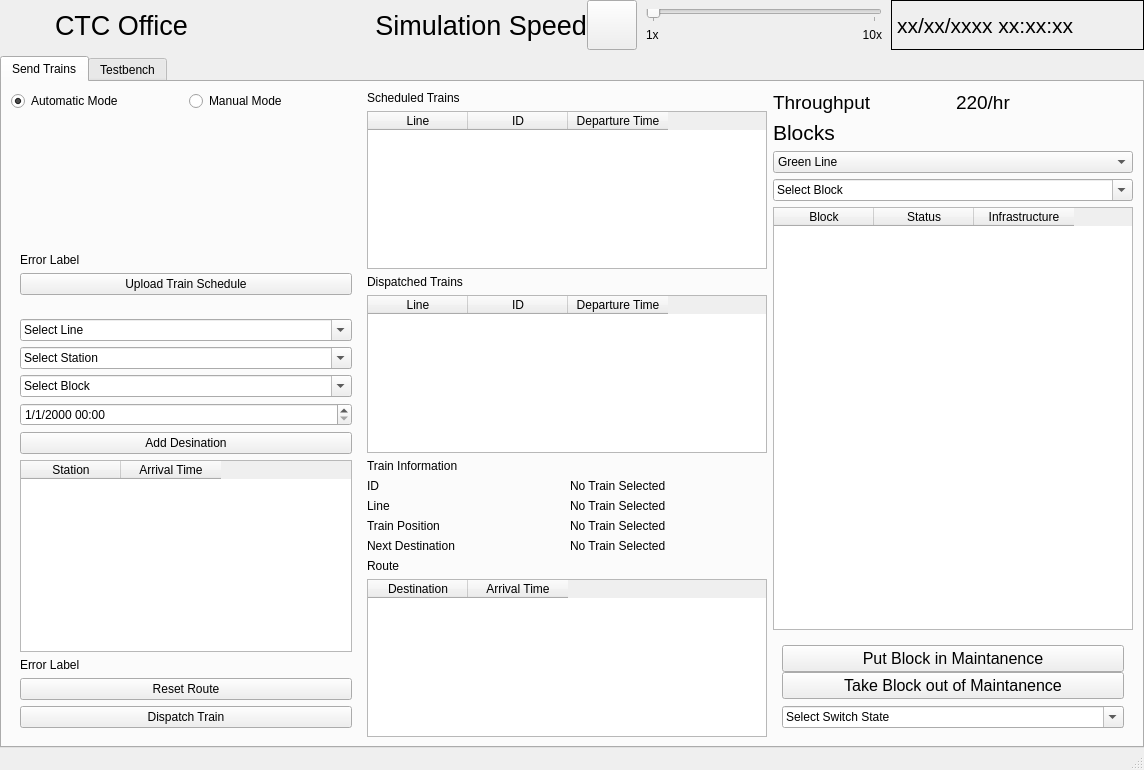
<?xml version="1.0" encoding="UTF-8"?>
<ui version="4.0">
 <class>MainWindow</class>
 <widget class="QMainWindow" name="MainWindow">
  <property name="enabled">
   <bool>true</bool>
  </property>
  <property name="geometry">
   <rect>
    <x>0</x>
    <y>0</y>
    <width>1144</width>
    <height>770</height>
   </rect>
  </property>
  <property name="windowTitle">
   <string>MainWindow</string>
  </property>
  <widget class="QWidget" name="centralwidget">
   <property name="font">
    <font>
     <kerning>true</kerning>
    </font>
   </property>
   <property name="autoFillBackground">
    <bool>true</bool>
   </property>
   <layout class="QGridLayout" name="gridLayout_3">
    <property name="leftMargin">
     <number>0</number>
    </property>
    <property name="topMargin">
     <number>0</number>
    </property>
    <property name="rightMargin">
     <number>0</number>
    </property>
    <property name="bottomMargin">
     <number>0</number>
    </property>
    <item row="0" column="0">
     <widget class="QWidget" name="header_layout" native="true">
      <property name="sizePolicy">
       <sizepolicy hsizetype="Preferred" vsizetype="Fixed">
        <horstretch>0</horstretch>
        <verstretch>0</verstretch>
       </sizepolicy>
      </property>
      <property name="maximumSize">
       <size>
        <width>16777215</width>
        <height>50</height>
       </size>
      </property>
      <property name="baseSize">
       <size>
        <width>0</width>
        <height>16</height>
       </size>
      </property>
      <layout class="QHBoxLayout" name="menu">
       <property name="spacing">
        <number>0</number>
       </property>
       <property name="leftMargin">
        <number>0</number>
       </property>
       <property name="topMargin">
        <number>0</number>
       </property>
       <property name="rightMargin">
        <number>0</number>
       </property>
       <property name="bottomMargin">
        <number>0</number>
       </property>
       <item>
        <widget class="QLabel" name="header_icon">
         <property name="maximumSize">
          <size>
           <width>55</width>
           <height>16777215</height>
          </size>
         </property>
         <property name="text">
          <string/>
         </property>
         <property name="pixmap">
          <pixmap>images/AuroraLogo.jpg</pixmap>
         </property>
         <property name="scaledContents">
          <bool>true</bool>
         </property>
        </widget>
       </item>
       <item>
        <widget class="QLabel" name="header_ctc_label">
         <property name="font">
          <font>
           <pointsize>20</pointsize>
           <kerning>true</kerning>
          </font>
         </property>
         <property name="text">
          <string>CTC Office</string>
         </property>
        </widget>
       </item>
       <item>
        <spacer name="header_spacer">
         <property name="orientation">
          <enum>Qt::Horizontal</enum>
         </property>
         <property name="sizeType">
          <enum>QSizePolicy::Preferred</enum>
         </property>
         <property name="sizeHint" stdset="0">
          <size>
           <width>25</width>
           <height>20</height>
          </size>
         </property>
        </spacer>
       </item>
       <item>
        <widget class="QLabel" name="header_simulation_label">
         <property name="font">
          <font>
           <pointsize>20</pointsize>
           <kerning>true</kerning>
          </font>
         </property>
         <property name="text">
          <string>Simulation Speed</string>
         </property>
         <property name="alignment">
          <set>Qt::AlignRight|Qt::AlignTrailing|Qt::AlignVCenter</set>
         </property>
        </widget>
       </item>
       <item>
        <widget class="QPushButton" name="header_pause_button">
         <property name="sizePolicy">
          <sizepolicy hsizetype="Fixed" vsizetype="Fixed">
           <horstretch>0</horstretch>
           <verstretch>0</verstretch>
          </sizepolicy>
         </property>
         <property name="minimumSize">
          <size>
           <width>50</width>
           <height>50</height>
          </size>
         </property>
         <property name="text">
          <string/>
         </property>
         <property name="iconSize">
          <size>
           <width>50</width>
           <height>50</height>
          </size>
         </property>
        </widget>
       </item>
       <item>
        <widget class="QWidget" name="header_simulation_layout" native="true">
         <layout class="QGridLayout" name="gridLayout_4">
          <item row="0" column="0" colspan="3">
           <widget class="QSlider" name="simulation_slider">
            <property name="minimum">
             <number>1</number>
            </property>
            <property name="maximum">
             <number>10</number>
            </property>
            <property name="value">
             <number>1</number>
            </property>
            <property name="orientation">
             <enum>Qt::Horizontal</enum>
            </property>
            <property name="tickPosition">
             <enum>QSlider::TicksBelow</enum>
            </property>
           </widget>
          </item>
          <item row="1" column="2">
           <widget class="QLabel" name="simulation_10_label">
            <property name="text">
             <string>10x</string>
            </property>
            <property name="alignment">
             <set>Qt::AlignRight|Qt::AlignTrailing|Qt::AlignVCenter</set>
            </property>
           </widget>
          </item>
          <item row="1" column="0">
           <widget class="QLabel" name="simulation_1_label">
            <property name="text">
             <string>1x</string>
            </property>
            <property name="alignment">
             <set>Qt::AlignLeading|Qt::AlignLeft|Qt::AlignVCenter</set>
            </property>
           </widget>
          </item>
         </layout>
        </widget>
       </item>
       <item>
        <widget class="QLabel" name="header_time_display">
         <property name="font">
          <font>
           <pointsize>16</pointsize>
           <kerning>true</kerning>
          </font>
         </property>
         <property name="frameShape">
          <enum>QFrame::Box</enum>
         </property>
         <property name="text">
          <string>xx/xx/xxxx xx:xx:xx</string>
         </property>
        </widget>
       </item>
      </layout>
     </widget>
    </item>
    <item row="1" column="0">
     <widget class="QTabWidget" name="tabWidget">
      <property name="sizePolicy">
       <sizepolicy hsizetype="Expanding" vsizetype="Expanding">
        <horstretch>0</horstretch>
        <verstretch>0</verstretch>
       </sizepolicy>
      </property>
      <property name="currentIndex">
       <number>0</number>
      </property>
      <widget class="QWidget" name="SendTrains">
       <attribute name="title">
        <string>Send Trains</string>
       </attribute>
       <layout class="QGridLayout" name="gridLayout_2">
        <item row="0" column="0">
         <layout class="QGridLayout" name="Send_Train_Layout" columnstretch="0,1,2">
          <item row="0" column="0">
           <layout class="QGridLayout" name="Send_Train_Modes">
            <item row="0" column="1">
             <widget class="QRadioButton" name="send_manual_button">
              <property name="text">
               <string>Manual Mode</string>
              </property>
              <attribute name="buttonGroup">
               <string notr="true">buttonGroup</string>
              </attribute>
             </widget>
            </item>
            <item row="1" column="0" colspan="2">
             <widget class="QWidget" name="Automatic_Layout" native="true">
              <property name="sizePolicy">
               <sizepolicy hsizetype="MinimumExpanding" vsizetype="Preferred">
                <horstretch>0</horstretch>
                <verstretch>0</verstretch>
               </sizepolicy>
              </property>
              <property name="minimumSize">
               <size>
                <width>350</width>
                <height>0</height>
               </size>
              </property>
              <layout class="QGridLayout" name="gridLayout_5">
               <item row="0" column="1">
                <spacer name="automatic_vert_spacer">
                 <property name="orientation">
                  <enum>Qt::Vertical</enum>
                 </property>
                 <property name="sizeHint" stdset="0">
                  <size>
                   <width>20</width>
                   <height>40</height>
                  </size>
                 </property>
                </spacer>
               </item>
               <item row="1" column="1">
                <widget class="QLabel" name="automatic_error_label">
                 <property name="text">
                  <string>Error Label</string>
                 </property>
                </widget>
               </item>
               <item row="2" column="1">
                <widget class="QPushButton" name="automatic_upload_button">
                 <property name="text">
                  <string>Upload Train Schedule</string>
                 </property>
                </widget>
               </item>
              </layout>
             </widget>
            </item>
            <item row="0" column="0">
             <widget class="QRadioButton" name="send_automatic_button">
              <property name="text">
               <string>Automatic Mode</string>
              </property>
              <property name="checkable">
               <bool>true</bool>
              </property>
              <property name="checked">
               <bool>true</bool>
              </property>
              <attribute name="buttonGroup">
               <string notr="true">buttonGroup</string>
              </attribute>
             </widget>
            </item>
            <item row="2" column="0" colspan="2">
             <widget class="QWidget" name="Manual_Layout" native="true">
              <property name="sizePolicy">
               <sizepolicy hsizetype="MinimumExpanding" vsizetype="Preferred">
                <horstretch>0</horstretch>
                <verstretch>0</verstretch>
               </sizepolicy>
              </property>
              <property name="minimumSize">
               <size>
                <width>350</width>
                <height>0</height>
               </size>
              </property>
              <layout class="QGridLayout" name="Manual_Dispatch_Layout">
               <item row="2" column="0">
                <widget class="QComboBox" name="manual_train_block_input">
                 <property name="editable">
                  <bool>true</bool>
                 </property>
                 <property name="currentText">
                  <string>Select Block</string>
                 </property>
                 <property name="insertPolicy">
                  <enum>QComboBox::NoInsert</enum>
                 </property>
                </widget>
               </item>
               <item row="5" column="0">
                <widget class="QPushButton" name="manual_train_destination_button">
                 <property name="text">
                  <string>Add Desination</string>
                 </property>
                </widget>
               </item>
               <item row="9" column="0">
                <widget class="QPushButton" name="manual_train_dispatch_button">
                 <property name="text">
                  <string>Dispatch Train</string>
                 </property>
                </widget>
               </item>
               <item row="4" column="0">
                <widget class="QDateTimeEdit" name="manual_train_time_input">
                 <property name="displayFormat">
                  <string>M/d/yyyy hh:mm</string>
                 </property>
                </widget>
               </item>
               <item row="0" column="0">
                <widget class="QComboBox" name="manual_train_line_input">
                 <property name="editable">
                  <bool>true</bool>
                 </property>
                 <property name="currentText">
                  <string>Select Line</string>
                 </property>
                 <property name="insertPolicy">
                  <enum>QComboBox::NoInsert</enum>
                 </property>
                 <property name="placeholderText">
                  <string notr="true">Select Line</string>
                 </property>
                 <item>
                  <property name="text">
                   <string>Green Line</string>
                  </property>
                 </item>
                 <item>
                  <property name="text">
                   <string>Red Line</string>
                  </property>
                 </item>
                </widget>
               </item>
               <item row="7" column="0">
                <widget class="QLabel" name="manual_error_label">
                 <property name="text">
                  <string>Error Label</string>
                 </property>
                 <property name="wordWrap">
                  <bool>true</bool>
                 </property>
                </widget>
               </item>
               <item row="8" column="0">
                <widget class="QPushButton" name="manual_reset_button">
                 <property name="text">
                  <string>Reset Route</string>
                 </property>
                </widget>
               </item>
               <item row="1" column="0">
                <widget class="QComboBox" name="manual_train_station_input">
                 <property name="editable">
                  <bool>true</bool>
                 </property>
                 <property name="currentText">
                  <string>Select Station</string>
                 </property>
                 <property name="insertPolicy">
                  <enum>QComboBox::NoInsert</enum>
                 </property>
                </widget>
               </item>
               <item row="6" column="0">
                <widget class="QTableWidget" name="manual_route_table">
                 <property name="editTriggers">
                  <set>QAbstractItemView::NoEditTriggers</set>
                 </property>
                 <column>
                  <property name="text">
                   <string>Station</string>
                  </property>
                 </column>
                 <column>
                  <property name="text">
                   <string>Arrival Time</string>
                  </property>
                 </column>
                </widget>
               </item>
              </layout>
             </widget>
            </item>
           </layout>
          </item>
          <item row="0" column="1">
           <layout class="QGridLayout" name="train_layout">
            <item row="5" column="1">
             <widget class="QLabel" name="train_id_display">
              <property name="text">
               <string>No Train Selected</string>
              </property>
             </widget>
            </item>
            <item row="2" column="0" colspan="2">
             <widget class="QLabel" name="train_dispatch_label">
              <property name="text">
               <string>Dispatched Trains</string>
              </property>
             </widget>
            </item>
            <item row="1" column="0" colspan="2">
             <widget class="QTableWidget" name="train_schedule_table">
              <property name="sizePolicy">
               <sizepolicy hsizetype="MinimumExpanding" vsizetype="Expanding">
                <horstretch>0</horstretch>
                <verstretch>0</verstretch>
               </sizepolicy>
              </property>
              <property name="minimumSize">
               <size>
                <width>400</width>
                <height>0</height>
               </size>
              </property>
              <property name="editTriggers">
               <set>QAbstractItemView::NoEditTriggers</set>
              </property>
              <column>
               <property name="text">
                <string>Line</string>
               </property>
              </column>
              <column>
               <property name="text">
                <string>ID</string>
               </property>
              </column>
              <column>
               <property name="text">
                <string>Departure Time</string>
               </property>
              </column>
             </widget>
            </item>
            <item row="10" column="0" colspan="2">
             <widget class="QTableWidget" name="train_route_table">
              <property name="editTriggers">
               <set>QAbstractItemView::NoEditTriggers</set>
              </property>
              <column>
               <property name="text">
                <string>Destination</string>
               </property>
              </column>
              <column>
               <property name="text">
                <string>Arrival Time</string>
               </property>
              </column>
             </widget>
            </item>
            <item row="8" column="1">
             <widget class="QLabel" name="train_destination_display">
              <property name="text">
               <string>No Train Selected</string>
              </property>
             </widget>
            </item>
            <item row="6" column="0">
             <widget class="QLabel" name="train_line_label">
              <property name="text">
               <string>Line</string>
              </property>
             </widget>
            </item>
            <item row="0" column="0" colspan="2">
             <widget class="QLabel" name="train_schedule_label">
              <property name="text">
               <string>Scheduled Trains</string>
              </property>
             </widget>
            </item>
            <item row="3" column="0" colspan="2">
             <widget class="QTableWidget" name="train_dispatch_table">
              <property name="sizePolicy">
               <sizepolicy hsizetype="MinimumExpanding" vsizetype="Expanding">
                <horstretch>0</horstretch>
                <verstretch>0</verstretch>
               </sizepolicy>
              </property>
              <property name="minimumSize">
               <size>
                <width>400</width>
                <height>0</height>
               </size>
              </property>
              <property name="editTriggers">
               <set>QAbstractItemView::NoEditTriggers</set>
              </property>
              <column>
               <property name="text">
                <string>Line</string>
               </property>
              </column>
              <column>
               <property name="text">
                <string>ID</string>
               </property>
              </column>
              <column>
               <property name="text">
                <string>Departure Time</string>
               </property>
              </column>
             </widget>
            </item>
            <item row="4" column="0" colspan="2">
             <widget class="QLabel" name="train_info_label">
              <property name="text">
               <string>Train Information</string>
              </property>
             </widget>
            </item>
            <item row="9" column="0" colspan="2">
             <widget class="QLabel" name="train_route_label">
              <property name="text">
               <string>Route</string>
              </property>
             </widget>
            </item>
            <item row="8" column="0">
             <widget class="QLabel" name="train_destination_label">
              <property name="text">
               <string>Next Destination</string>
              </property>
             </widget>
            </item>
            <item row="6" column="1">
             <widget class="QLabel" name="train_line_display">
              <property name="text">
               <string>No Train Selected</string>
              </property>
             </widget>
            </item>
            <item row="7" column="1">
             <widget class="QLabel" name="train_position_display">
              <property name="text">
               <string>No Train Selected</string>
              </property>
             </widget>
            </item>
            <item row="5" column="0">
             <widget class="QLabel" name="train_id_label">
              <property name="text">
               <string>ID</string>
              </property>
             </widget>
            </item>
            <item row="7" column="0">
             <widget class="QLabel" name="train_position_label">
              <property name="text">
               <string>Train Position</string>
              </property>
             </widget>
            </item>
           </layout>
          </item>
          <item row="0" column="2">
           <layout class="QGridLayout" name="Send_Block_Layout" rowstretch="0,0,0,0,0,0,0">
            <item row="2" column="0">
             <widget class="QLabel" name="send_block_label">
              <property name="font">
               <font>
                <pointsize>16</pointsize>
                <kerning>true</kerning>
               </font>
              </property>
              <property name="text">
               <string>Blocks</string>
              </property>
             </widget>
            </item>
            <item row="3" column="0">
             <widget class="QComboBox" name="block_line_input">
              <item>
               <property name="text">
                <string>Green Line</string>
               </property>
              </item>
              <item>
               <property name="text">
                <string>Red Line</string>
               </property>
              </item>
             </widget>
            </item>
            <item row="1" column="0">
             <layout class="QHBoxLayout" name="active_throughput_layout">
              <item>
               <widget class="QLabel" name="block_throughput_label">
                <property name="text">
                 <string>&lt;html&gt;&lt;head/&gt;&lt;body&gt;&lt;p&gt;&lt;span style=&quot; font-size:14pt;&quot;&gt;Throughput&lt;/span&gt;&lt;/p&gt;&lt;/body&gt;&lt;/html&gt;</string>
                </property>
               </widget>
              </item>
              <item>
               <widget class="QLabel" name="block_throughput_display">
                <property name="text">
                 <string>&lt;html&gt;&lt;head/&gt;&lt;body&gt;&lt;p&gt;&lt;span style=&quot; font-size:14pt;&quot;&gt;220/hr&lt;/span&gt;&lt;/p&gt;&lt;/body&gt;&lt;/html&gt;</string>
                </property>
               </widget>
              </item>
             </layout>
            </item>
            <item row="5" column="0">
             <widget class="QTableWidget" name="manual_block_table">
              <property name="sizePolicy">
               <sizepolicy hsizetype="Expanding" vsizetype="Expanding">
                <horstretch>0</horstretch>
                <verstretch>0</verstretch>
               </sizepolicy>
              </property>
              <property name="sizeAdjustPolicy">
               <enum>QAbstractScrollArea::AdjustToContentsOnFirstShow</enum>
              </property>
              <property name="editTriggers">
               <set>QAbstractItemView::NoEditTriggers</set>
              </property>
              <property name="sortingEnabled">
               <bool>true</bool>
              </property>
              <attribute name="horizontalHeaderCascadingSectionResizes">
               <bool>false</bool>
              </attribute>
              <column>
               <property name="text">
                <string>Block</string>
               </property>
              </column>
              <column>
               <property name="text">
                <string>Status</string>
               </property>
              </column>
              <column>
               <property name="text">
                <string>Infrastructure</string>
               </property>
              </column>
             </widget>
            </item>
            <item row="6" column="0">
             <widget class="QWidget" name="manual_block_layout" native="true">
              <layout class="QGridLayout" name="Manual_Block_Layout">
               <property name="verticalSpacing">
                <number>7</number>
               </property>
               <item row="2" column="0">
                <widget class="QComboBox" name="manual_block_switch_input">
                 <property name="minimumSize">
                  <size>
                   <width>150</width>
                   <height>0</height>
                  </size>
                 </property>
                 <property name="editable">
                  <bool>true</bool>
                 </property>
                 <property name="currentText">
                  <string>Select Switch State</string>
                 </property>
                 <property name="insertPolicy">
                  <enum>QComboBox::NoInsert</enum>
                 </property>
                </widget>
               </item>
               <item row="1" column="0">
                <layout class="QGridLayout" name="manual_maintenance_layout">
                 <property name="verticalSpacing">
                  <number>0</number>
                 </property>
                 <item row="0" column="0">
                  <widget class="QPushButton" name="manual_block_close_button">
                   <property name="sizePolicy">
                    <sizepolicy hsizetype="Expanding" vsizetype="Fixed">
                     <horstretch>0</horstretch>
                     <verstretch>0</verstretch>
                    </sizepolicy>
                   </property>
                   <property name="minimumSize">
                    <size>
                     <width>283</width>
                     <height>0</height>
                    </size>
                   </property>
                   <property name="font">
                    <font>
                     <pointsize>12</pointsize>
                     <kerning>true</kerning>
                    </font>
                   </property>
                   <property name="text">
                    <string>Put Block in Maintanence</string>
                   </property>
                  </widget>
                 </item>
                 <item row="1" column="0">
                  <widget class="QPushButton" name="manual_block_open_button">
                   <property name="minimumSize">
                    <size>
                     <width>283</width>
                     <height>0</height>
                    </size>
                   </property>
                   <property name="font">
                    <font>
                     <pointsize>12</pointsize>
                     <kerning>true</kerning>
                    </font>
                   </property>
                   <property name="text">
                    <string>Take Block out of Maintanence</string>
                   </property>
                  </widget>
                 </item>
                </layout>
               </item>
              </layout>
             </widget>
            </item>
            <item row="4" column="0">
             <widget class="QComboBox" name="manual_block_input">
              <property name="minimumSize">
               <size>
                <width>150</width>
                <height>0</height>
               </size>
              </property>
              <property name="editable">
               <bool>true</bool>
              </property>
              <property name="currentText">
               <string>Select Block</string>
              </property>
              <property name="insertPolicy">
               <enum>QComboBox::NoInsert</enum>
              </property>
             </widget>
            </item>
           </layout>
          </item>
         </layout>
        </item>
       </layout>
      </widget>
      <widget class="QWidget" name="testBench">
       <attribute name="title">
        <string>Testbench</string>
       </attribute>
       <layout class="QGridLayout" name="gridLayout_10">
        <item row="0" column="0">
         <layout class="QGridLayout" name="tb_train_layout" rowstretch="0,0" columnstretch="1">
          <item row="1" column="0">
           <layout class="QGridLayout" name="tb_train_input_layout">
            <item row="1" column="0">
             <widget class="QTextEdit" name="tb_speed_input">
              <property name="maximumSize">
               <size>
                <width>16777215</width>
                <height>50</height>
               </size>
              </property>
              <property name="html">
               <string>&lt;!DOCTYPE HTML PUBLIC &quot;-//W3C//DTD HTML 4.0//EN&quot; &quot;http://www.w3.org/TR/REC-html40/strict.dtd&quot;&gt;
&lt;html&gt;&lt;head&gt;&lt;meta name=&quot;qrichtext&quot; content=&quot;1&quot; /&gt;&lt;style type=&quot;text/css&quot;&gt;
p, li { white-space: pre-wrap; }
&lt;/style&gt;&lt;/head&gt;&lt;body style=&quot; font-family:'MS Shell Dlg 2'; font-size:7.8pt; font-weight:400; font-style:normal;&quot;&gt;
&lt;p style=&quot; margin-top:0px; margin-bottom:0px; margin-left:0px; margin-right:0px; -qt-block-indent:0; text-indent:0px;&quot;&gt;&lt;span style=&quot; font-size:16pt;&quot;&gt;Tickets&lt;/span&gt;&lt;/p&gt;&lt;/body&gt;&lt;/html&gt;</string>
              </property>
             </widget>
            </item>
            <item row="0" column="0">
             <widget class="QPushButton" name="tb_position_input">
              <property name="text">
               <string>Send Tickets</string>
              </property>
             </widget>
            </item>
            <item row="2" column="0">
             <layout class="QGridLayout" name="tb_train_info_layout">
              <property name="rightMargin">
               <number>15</number>
              </property>
              <item row="2" column="0">
               <layout class="QGridLayout" name="gridLayout">
                <item row="0" column="0">
                 <widget class="QLabel" name="tb_authority_label">
                  <property name="text">
                   <string>Authority</string>
                  </property>
                 </widget>
                </item>
                <item row="0" column="1">
                 <widget class="QLabel" name="tb_authority_value">
                  <property name="text">
                   <string>200m</string>
                  </property>
                 </widget>
                </item>
                <item row="1" column="0">
                 <widget class="QLabel" name="tb_speed_label">
                  <property name="text">
                   <string>Suggested Speed</string>
                  </property>
                 </widget>
                </item>
                <item row="1" column="1">
                 <widget class="QLabel" name="tb_speed_value">
                  <property name="text">
                   <string>20m/s</string>
                  </property>
                 </widget>
                </item>
               </layout>
              </item>
              <item row="3" column="0">
               <spacer name="tb_train_spacer">
                <property name="orientation">
                 <enum>Qt::Vertical</enum>
                </property>
                <property name="sizeHint" stdset="0">
                 <size>
                  <width>20</width>
                  <height>40</height>
                 </size>
                </property>
               </spacer>
              </item>
             </layout>
            </item>
           </layout>
          </item>
         </layout>
        </item>
        <item row="0" column="1">
         <layout class="QGridLayout" name="tb_block_layout" rowstretch="0,0,0,0,0,0">
          <item row="4" column="0">
           <spacer name="tb_block_spacer">
            <property name="orientation">
             <enum>Qt::Vertical</enum>
            </property>
            <property name="sizeHint" stdset="0">
             <size>
              <width>20</width>
              <height>40</height>
             </size>
            </property>
           </spacer>
          </item>
          <item row="2" column="0">
           <widget class="QComboBox" name="tb_block_status_input">
            <property name="sizePolicy">
             <sizepolicy hsizetype="MinimumExpanding" vsizetype="Fixed">
              <horstretch>0</horstretch>
              <verstretch>0</verstretch>
             </sizepolicy>
            </property>
            <property name="editable">
             <bool>false</bool>
            </property>
            <property name="currentText">
             <string/>
            </property>
            <item>
             <property name="text">
              <string/>
             </property>
            </item>
            <item>
             <property name="text">
              <string>Fault</string>
             </property>
            </item>
           </widget>
          </item>
          <item row="5" column="0">
           <widget class="QLabel" name="tb_error_label">
            <property name="text">
             <string>Error label</string>
            </property>
           </widget>
          </item>
          <item row="0" column="0">
           <widget class="QComboBox" name="tb_block_input">
            <property name="editable">
             <bool>true</bool>
            </property>
           </widget>
          </item>
          <item row="1" column="0">
           <widget class="QComboBox" name="tb_block_line_input">
            <property name="sizePolicy">
             <sizepolicy hsizetype="MinimumExpanding" vsizetype="Fixed">
              <horstretch>0</horstretch>
              <verstretch>0</verstretch>
             </sizepolicy>
            </property>
           </widget>
          </item>
          <item row="3" column="0">
           <widget class="QPushButton" name="tb_occupancy_button">
            <property name="text">
             <string>Toggle Block Occupancy</string>
            </property>
           </widget>
          </item>
          <item row="1" column="0">
           <widget class="QComboBox" name="tb_block_line_input">
            <property name="sizePolicy">
             <sizepolicy hsizetype="MinimumExpanding" vsizetype="Fixed">
              <horstretch>0</horstretch>
              <verstretch>0</verstretch>
             </sizepolicy>
            </property>
           </widget>
          </item>
         </layout>
        </item>
       </layout>
      </widget>
     </widget>
    </item>
   </layout>
  </widget>
  <widget class="QStatusBar" name="statusbar"/>
  <action name="actionActive_Trains">
   <property name="text">
    <string>Send Trains</string>
   </property>
  </action>
  <action name="actionView_Active_Trains">
   <property name="text">
    <string>View Active Trains</string>
   </property>
  </action>
  <action name="actionTestbench">
   <property name="text">
    <string>Testbench</string>
   </property>
  </action>
 </widget>
 <resources>
  <include location="ctc.qrc"/>
 </resources>
 <connections>
  <connection>
   <sender>send_automatic_button</sender>
   <signal>toggled(bool)</signal>
   <receiver>Automatic_Layout</receiver>
   <slot>setVisible(bool)</slot>
   <hints>
    <hint type="sourcelabel">
     <x>148</x>
     <y>116</y>
    </hint>
    <hint type="destinationlabel">
     <x>148</x>
     <y>219</y>
    </hint>
   </hints>
  </connection>
 </connections>
 <buttongroups>
  <buttongroup name="buttonGroup"/>
 </buttongroups>
</ui>
